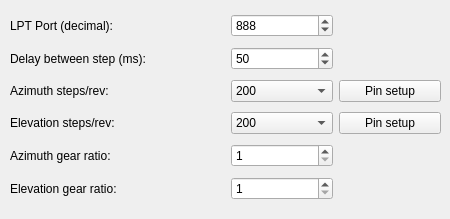
          <widget class="QWidget" name="tab_3">
           <attribute name="title">
            <string>Stepper</string>
           </attribute>
           <widget class="QWidget" name="layoutWidget_2">
            <property name="geometry">
             <rect>
              <x>10</x>
              <y>10</y>
              <width>431</width>
              <height>200</height>
             </rect>
            </property>
            <layout class="QGridLayout" name="gridLayout_4">
             <item row="0" column="0" colspan="2">
              <widget class="QLabel" name="label_8">
               <property name="text">
                <string>LPT Port (decimal):</string>
               </property>
              </widget>
             </item>
             <item row="0" column="2">
              <widget class="QSpinBox" name="rotorPort">
               <property name="minimum">
                <number>0</number>
               </property>
               <property name="maximum">
                <number>65536</number>
               </property>
               <property name="value">
                <number>888</number>
               </property>
              </widget>
             </item>
             <item row="1" column="0" colspan="2">
              <widget class="QLabel" name="label_9">
               <property name="text">
                <string>Delay between step (ms):</string>
               </property>
              </widget>
             </item>
             <item row="1" column="2">
              <widget class="QSpinBox" name="rotorDelay">
               <property name="maximum">
                <number>1000</number>
               </property>
               <property name="value">
                <number>50</number>
               </property>
              </widget>
             </item>
             <item row="2" column="0" colspan="2">
              <widget class="QLabel" name="label_10">
               <property name="text">
                <string>Azimuth steps/rev:</string>
               </property>
              </widget>
             </item>
             <item row="2" column="3">
              <widget class="QPushButton" name="rotorAzPinSetup">
               <property name="text">
                <string>Pin setup</string>
               </property>
              </widget>
             </item>
             <item row="4" column="0" colspan="2">
              <widget class="QLabel" name="label_11">
               <property name="text">
                <string>Elevation steps/rev:</string>
               </property>
              </widget>
             </item>
             <item row="4" column="3">
              <widget class="QPushButton" name="rotorElPinSetup">
               <property name="text">
                <string>Pin setup</string>
               </property>
              </widget>
             </item>
             <item row="2" column="2">
              <widget class="QComboBox" name="azStepCb">
               <item>
                <property name="text">
                 <string>200</string>
                </property>
               </item>
               <item>
                <property name="text">
                 <string>400</string>
                </property>
               </item>
               <item>
                <property name="text">
                 <string>800</string>
                </property>
               </item>
               <item>
                <property name="text">
                 <string>1600</string>
                </property>
               </item>
              </widget>
             </item>
             <item row="4" column="2">
              <widget class="QComboBox" name="elStepCb">
               <item>
                <property name="text">
                 <string>200</string>
                </property>
               </item>
               <item>
                <property name="text">
                 <string>400</string>
                </property>
               </item>
               <item>
                <property name="text">
                 <string>800</string>
                </property>
               </item>
               <item>
                <property name="text">
                 <string>1600</string>
                </property>
               </item>
              </widget>
             </item>
             <item row="5" column="0">
              <widget class="QLabel" name="label_15">
               <property name="text">
                <string>Azimuth gear ratio:</string>
               </property>
              </widget>
             </item>
             <item row="5" column="2">
              <widget class="QSpinBox" name="azRatiospinBox">
               <property name="minimum">
                <number>1</number>
               </property>
               <property name="maximum">
                <number>1000</number>
               </property>
              </widget>
             </item>
             <item row="6" column="0">
              <widget class="QLabel" name="label_17">
               <property name="text">
                <string>Elevation gear ratio:</string>
               </property>
              </widget>
             </item>
             <item row="6" column="2">
              <widget class="QSpinBox" name="elRatiospinBox">
               <property name="minimum">
                <number>1</number>
               </property>
               <property name="maximum">
                <number>1000</number>
               </property>
              </widget>
             </item>
            </layout>
           </widget>
          </widget>
